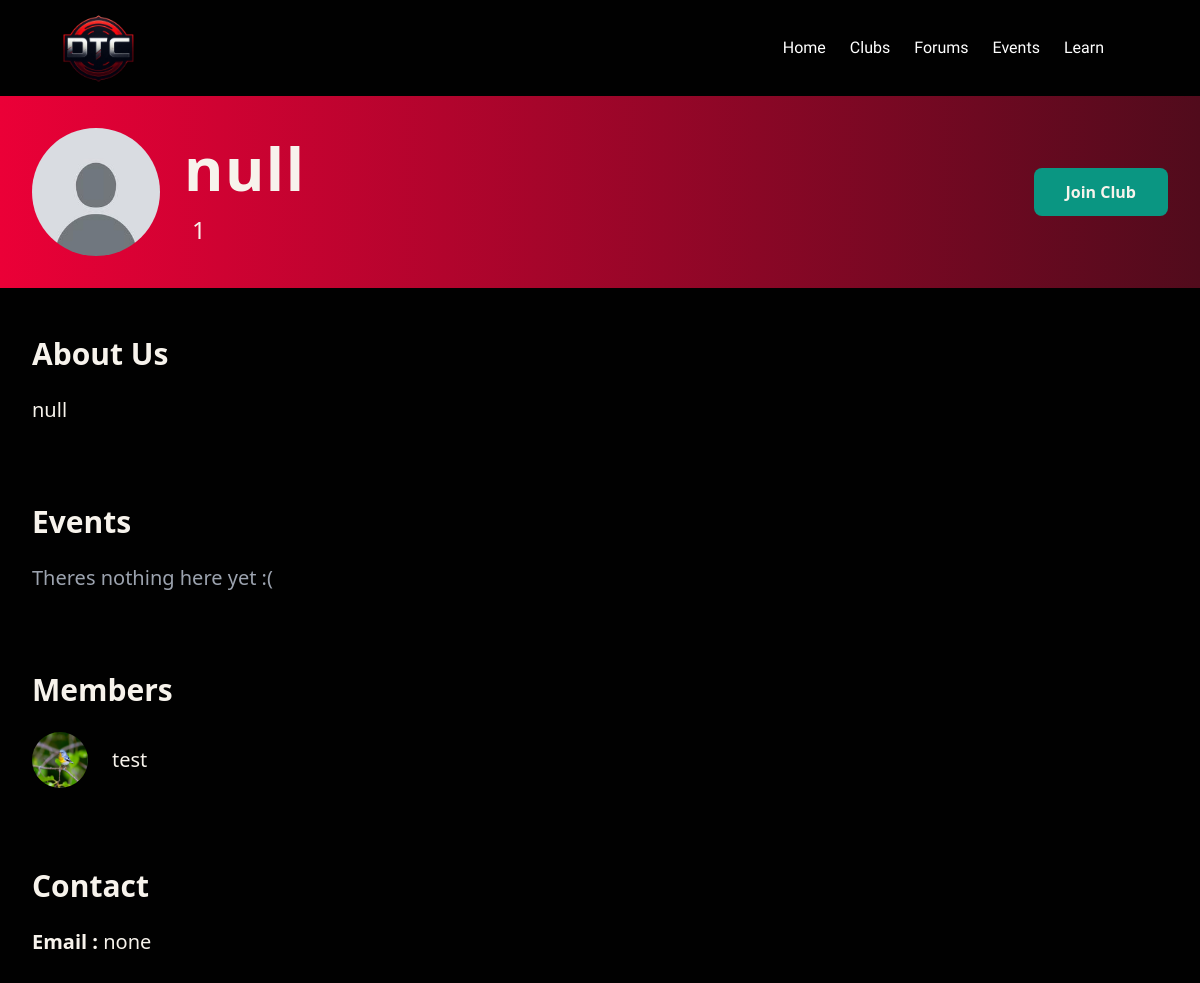
The page /club/1 (signed in) on the database its author committed.
### Tool/models.py (models this page shows, shortened)
class Club(db.Model):
    __tablename__ = 'club'
    id = db.Column(db.Integer, primary_key=True)
    name = db.Column(db.String(100), unique=True, nullable=False)
    golds = db.Column(db.Integer, default=0)
    silvers = db.Column(db.Integer, default=0)
    bronzes = db.Column(db.Integer, default=0)
    total = db.Column(db.Integer, default=0)
    members = db.relationship('User', backref='club')
    managers = db.relationship('User', secondary='managers', back_populates='managed_club')
    requesters = db.relationship('User', secondary=requesters, back_populates='requested_clubs')
    events = db.relationship('Event', secondary=event_clubs, back_populates='clubs')
    host_events = db.relationship('Event', back_populates='host')
    submissions = db.relationship('Submission', back_populates='club')
    registered_sub_events = db.relationship('SubEvent', secondary=sub_event_club_registrations, back_populates='registered_clubs')
    profile_pic = db.Column(db.String(200), nullable=False, default = '../static/images/default.jpg')
    email = db.Column(db.String(120), unique=True, nullable=False, default = 'none')
    description = db.Column(db.String, nullable = False)

class User(db.Model, UserMixin):
    __tablename__ = 'user'
    id = db.Column(db.Integer, primary_key=True)
    name = db.Column(db.String(100), nullable=False)
    golds = db.Column(db.Integer, default=0)
    silvers = db.Column(db.Integer, default=0)
    bronzes = db.Column(db.Integer, default=0)
    total = db.Column(db.Integer, default=0)
    password_hash = db.Column(db.String(128), nullable=False)
    email = db.Column(db.String(120), unique=True, nullable=False)
    notifications = db.Column(PickleType, default=[])  # List of notifications as strings
    club_id = db.Column(db.Integer, db.ForeignKey('club.id'))
    managed_club = db.relationship('Club', secondary='managers', back_populates='managers')
    requested_clubs = db.relationship('Club', secondary=requesters, back_populates='requesters')
    events = db.relationship('Event', secondary=event_users, back_populates='participants')
    registered_sub_events = db.relationship('SubEvent', secondary=sub_event_registrations, back_populates='registered_users')
    won_sub_events = db.relationship('SubEvent', secondary=user_sub_event_positions, back_populates='winning_users')
    skills = db.relationship('Skill', secondary=user_skills, back_populates='users')
    profile_pic = db.Column(db.String(200), nullable=False)
    banner_color = db.Column(db.String(200), nullable=False, default = 'cyan')
    description = db.Column(db.String, nullable = False)

### app.py (the view)
@app.route('/club/<cid>')
@login_required
def club(cid):
    club = db.session.get(Club, cid)
    won_sub_events = db.session.query(
        SubEvent, user_sub_event_positions.c.position
    ).join(
        user_sub_event_positions, SubEvent.id == user_sub_event_positions.c.sub_event_id
    ).join(
        User, User.id == user_sub_event_positions.c.user_id
    ).filter(
        User.club_id == cid  # Filter by the club ID
    ).all()
    return render_template('club.html', club=club, wse = won_sub_events)

### Tool/models.py (called while the page is built)
@login_manager.user_loader
def load_user(user_id):
    return User.query.get(user_id)

### Tool/templates/club.html (shortened to what this page needs)
{% extends 'base.html' %}
{% block content %}
<div class="bg-background text-text font-sans pb-16">
    <header class="bg-gradient-to-r from-primary to-accent p-8 flex items-center justify-between text-center">
        <div class="flex items-center space-x-6">
            <img src="{{ club.profile_pic }}" alt="Club Logo" class="rounded-full w-32 h-32 transition-transform transform hover:scale-125 duration-500">
            <div class="flex flex-col">
                <h1 class="text-6xl font-extrabold tracking-wide text-text">{{ club.name }}</h1>
                <div class="flex gap-2">
                    <div class="flex gap-2 items-center text-2xl mt-4">
                        {{ club.members|length }}
                    </div>
                </div>
            </div>
        </div>
        {% if current_user not in club.members %}
        <form action="{{url_for('request_club' , cid = club.id)}}">
        <button class="px-8 py-3 bg-secondary text-text font-bold rounded-lg btn-hover" type="submit">Join Club</button>
        </form>
        {% endif %}
    </header>
    <section class="p-8 mt-4">
        <h2 class="text-3xl font-semibold mb-6">About Us</h2>
        <p class="max-w-prose text-xl">{{ club.description }}</p>
    </section>
    <section class="p-8 mt-4">
        <h2 class="text-3xl font-semibold mb-6">Events</h2>
        {% if club.events|length %}
        <ul class="space-y-4">
            {% for event in club.events %}
            <li class="bg-primary text-white p-4 rounded-lg shadow-md">
                <h3 class="text-2xl font-bold">{{ event.name }}</h3>
                <p class="text-lg mt-2">Date: {{ event.date }}</p>
                <p class="text-lg">Host: {{ event.host.name }}</p>
            </li>
            {% endfor %}
        </ul>
        {% else %}
        <p class="text-gray-400 text-xl">
            Theres nothing here yet :(
        </p>
        {% endif %}
    </section>
    <section class="p-8 mt-4">
        <h2 class="text-3xl mb-6 text-text font-semibold">Members</h2>
        <ul class="space-y-8">
            {% for member in club.members %}
            <li class="flex items-center space-x-6 animate-fadeInUp transform transition-all duration-300 member">
                <img src="{{ member.profile_pic }}" alt="{{ member.name }}" class="w-14 h-14 rounded-full">
                <a class="text-xl text-text hover:underline" href="{{url_for('user_profile', uid=member.id)}}">{{ member.name }}</a>
            </li>
            {% endfor %}
        </ul>
    </section>
    <section class="p-8 mt-4">
        <h2 class="text-3xl mb-6 text-text font-semibold">Contact</h2>
        <p class="text-xl">
            <strong>Email :</strong>
            {{ club.email }}
        </p>
    </section>
</div>
{% endblock %}

### Tool/static/css/styles.css (style rules this page uses)
:root { --header-height: 3.5rem; --white-color: hsl(0, 0%, 100%); --black-color: hsl(0, 0%, 0%); --body-font: "Montserrat Alternates", sans-serif; --h1-font-size: 1.5rem; --normal-font-size: 0.938rem; --font-regular: 400; --font-medium: 500; --z-tooltip: 10; --z-fixed: 100; }
@media screen and (min-width: 1150px) { :root { --normal-font-size: 1rem; } }
* { box-sizing: border-box; padding: 0; margin: 0; }
html { scroll-behavior: smooth; }
body { font-family: var(--body-font); font-size: var(--normal-font-size); background-color: var(--white-color); }
ul { list-style: none; }
a { text-decoration: none; }

### Tool/templates/base.html (style rules this page uses)
:root { --text: #f7f3ec; --background: #010101; --primary: #eb0037; --secondary: #0a9682; --accent: #510b1c; }

### rows shown on the page
Club: profile_pic (placeholder picture), name "null", description "null", email "none"
User: profile_pic (picture), name "test"

### other values the page prints
{{ club.members|length }} "1"
